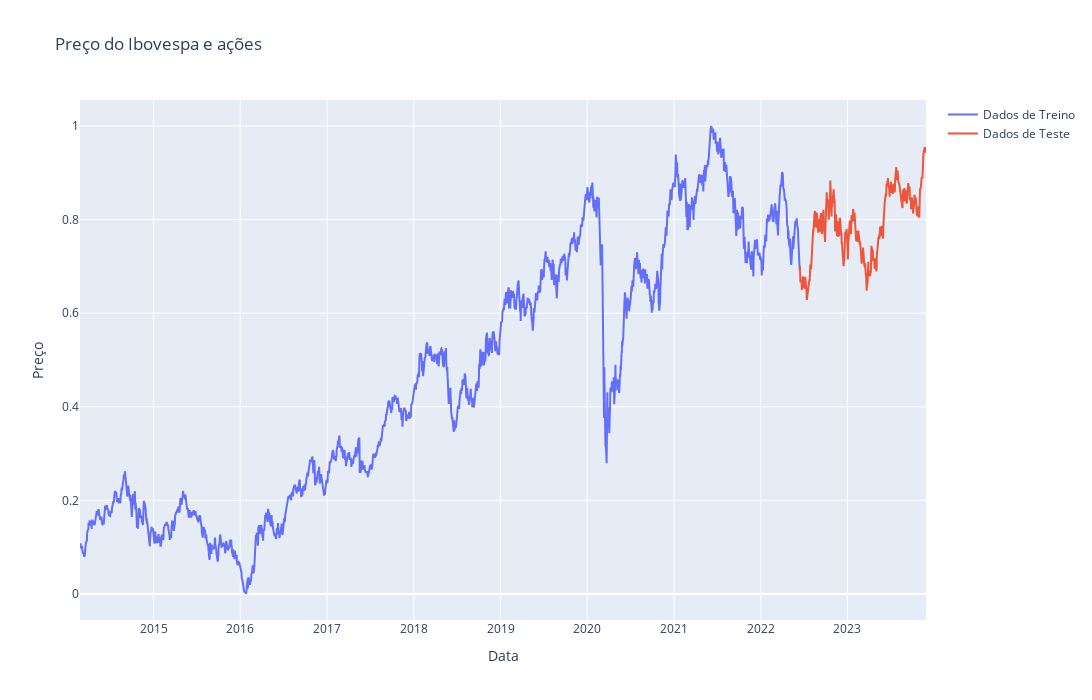

Notebook cell for this chart:
### Code cell
# Cria um gráfico de linha usando o Plotly
fig = go.Figure()
fig.add_trace(go.Scatter(x=T_train, y=np.hstack(y_train), mode='lines',name="Dados de Treino"))
fig.add_trace(go.Scatter(x=T_test, y=np.hstack(y_test), mode='lines',name="Dados de Teste"))
# Configura o layout do gráfico
fig.update_layout(
    width=1500,
    height=700,
    title='Preço do Ibovespa e ações',
    xaxis_title='Data',
    yaxis_title='Preço',
    showlegend=True
)

### Figure 1 — Plotly figure (JSON) as saved in the notebook; plotly's stock layout.template omitted (floating-point values rounded to 4 significant figures; data arrays with more than 128 entries replaced by an {"elided": "..."} marker saying what was removed)
{"data": [{"mode": "lines", "name": "Dados de Treino", "type": "scatter", "x": {"elided": "2054 str values"}, "y": {"elided": "2054 float values"}}, {"mode": "lines", "name": "Dados de Teste", "type": "scatter", "x": {"elided": "363 str values"}, "y": {"elided": "363 float values"}}], "layout": {"height": 700, "showlegend": true, "title": {"text": "Preço do Ibovespa e ações"}, "width": 1500, "xaxis": {"title": {"text": "Data"}}, "yaxis": {"title": {"text": "Preço"}}}}
